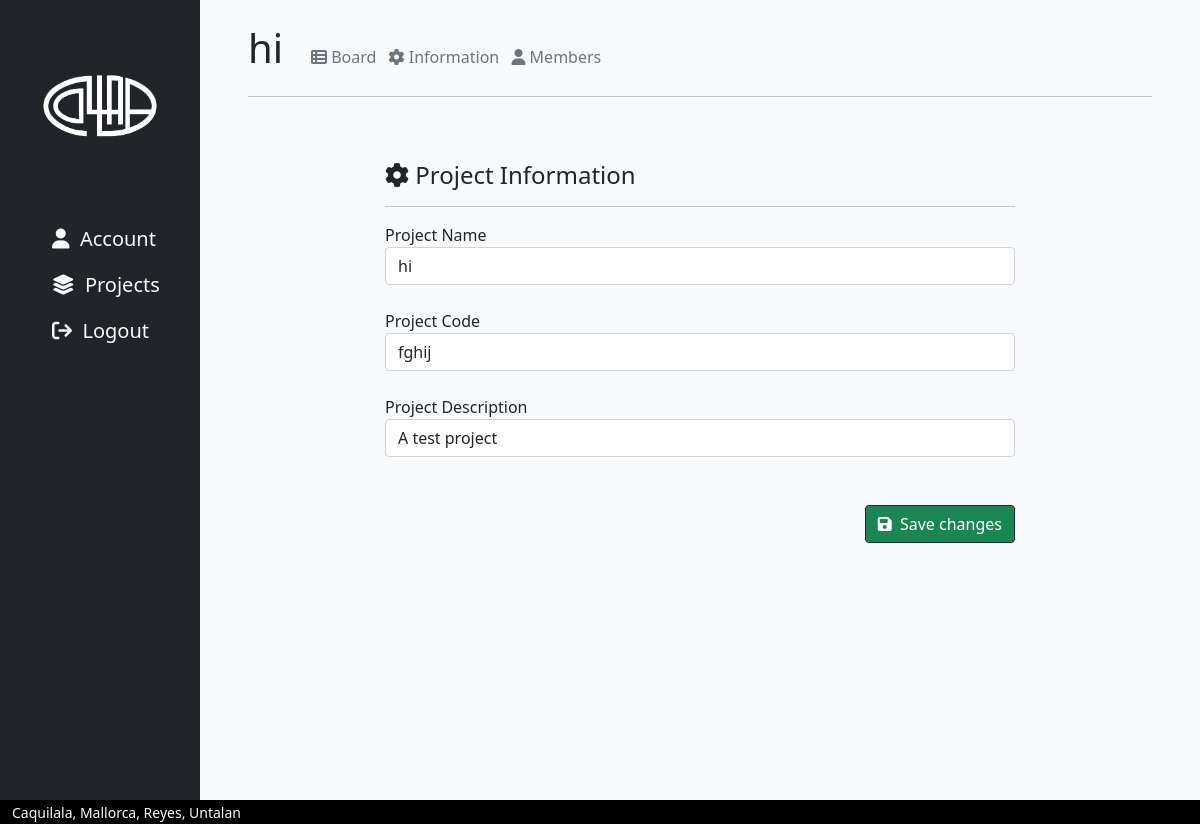
The page /project/11/info (signed in) on the database as committed earlier.
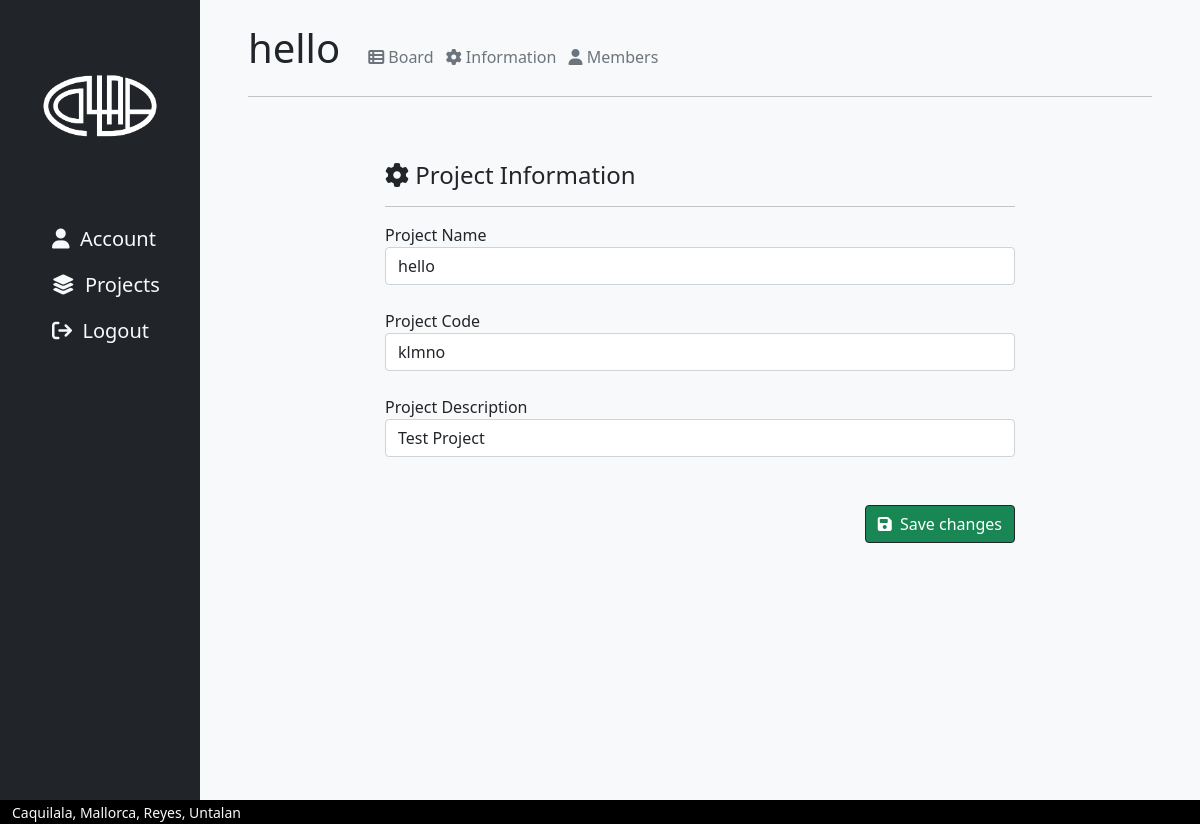
The same page on the database as committed later.
### collabapp/models.py (models this page shows, shortened)
class Project(models.Model):
    code = models.CharField(max_length=255, null=True, unique=True)
    owner = models.ForeignKey(User, on_delete=models.CASCADE, null = True)
    title = models.CharField(max_length=100, null=True)
    description = models.CharField(max_length=1000, null=True)
    creation_date = models.DateTimeField(auto_now_add=True, null=True)

### collabapp/views.py (the view)
# urls.py: path('project/<int:id>/info', views.projectInfoPage, name='projectInfoPage'),
@login_required(login_url='loginPage')
def projectInfoPage(request, id):
    project = Project.objects.get(id=id)
    form = EditProjectForm(instance=project)
    if request.method == 'POST':
        form = EditProjectForm(request.POST, instance=project)
        if form.is_valid:
            form.save()
            return redirect("projectPage", id=project.id)
    context = {'project':project, 'form': form}
    return render(request, 'collabapp/project-info.html', context)

### collabapp/forms.py
class EditProjectForm(ModelForm):
    class Meta:
        model = Project
        fields = ['title', 'code', 'description']
        labels = {
            'title': 'Project Name',
            'code': 'Project Code',
            'description': 'Project Description'
        }

### collabapp/templates/collabapp/project-info.html (shortened to what this page needs)
<!DOCTYPE html>
<html lang="en">
    {% load crispy_forms_tags %}
<head>
   {% include 'collabapp/head-modules.html' %}
</head>
<body>
    <div class="container-fluid bg-warning h-100">
        <div class="row min-vh-100">
            {% include 'collabapp/navbar.html' %}
            <div class="col-10 min-vh-100 px-5 py-4 bg-light">
               {% include 'collabapp/project-header.html' %}
                <hr>
                <br>
                <div class="container w-75 justify-content-center">
                        <form method = "POST" action = "">
                            <br>
                            <h4><i class="fa-solid fa-gear"></i> Project Information</h4>
                            <hr>
                            <div>
                                {{form.title | as_crispy_field}}
                            </div>
                            <br>
                            <div>
                                {{form.code | as_crispy_field}}
                            </div>
                            <br>
                            <div>
                                {{form.description | as_crispy_field}}
                            </div>
                            <br>
                            <div class="text-end">
                                <br>
                            <button class="btn btn-success border-dark" type="submit"><i class="fa-solid fa-floppy-disk"></i> &nbsp;Save changes</button>
                            </div>
                        </form>
                </div>
            </div>
            {% include 'collabapp/footer.html' %}
        </div>
    </div>
</body>
</html>

### collabapp/templates/collabapp/project-header.html
<div class="row row-cols-auto align-items-baseline">
    <div class="col">
        <h1>{{project.title}}</h1>
    </div>
    <div class="col">
        <a class="fs-6 mx-1 text-decoration-none text-muted" href="{% url 'projectPage' project.id %}"><i class="fa-solid fa-table-list"></i> Board</a>
        <a class="fs-6 mx-1 text-decoration-none text-muted" href="{% url 'projectInfoPage' project.id %}"><i class="fa-solid fa-gear"></i> Information</a>
        <a class="fs-6 mx-1 text-decoration-none text-muted" href="{% url 'projectMembersPage' project.id %}"><i class="fa-solid fa-user"></i> Members</a>
    </div>
</div>

Rows that differ between the two databases and show on the page:
changed Project: title "hi" → "hello"; code "fghij" → "klmno"; description "A test project" → "Test Project"
